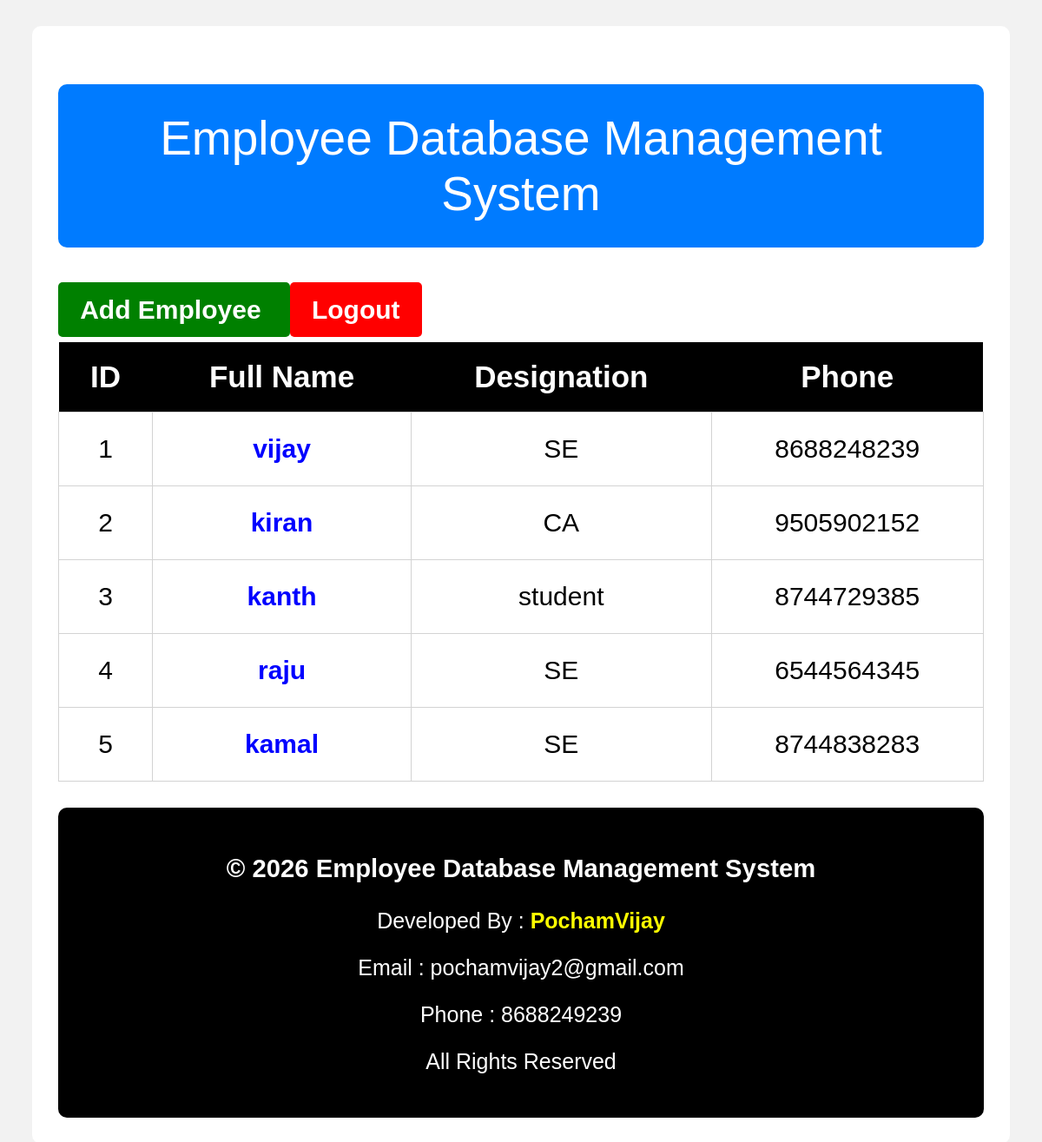
/home/, run on the app's committed database.
### app/models.py (models this page shows, shortened)
class Employee(models.Model):
    fullname = models.CharField(max_length=100)
    designation = models.CharField(max_length=100)
    phone = models.CharField(max_length=20)
    email = models.EmailField()
    address = models.TextField()
    image = models.URLField()

### app/views.py (the view)
# urls.py: 2. Add a URL to urlpatterns:  path('', views.home, name='home')
def home(request):
    employees = Employee.objects.all()
    return render(request,'app/home.html',{'employees':employees})

### app/templates/app/home.html (shortened to what this page needs)
<!DOCTYPE html>
<html>
<head>
</head>
<body>
<div class="container">
    <h1>
        Employee Database Management System
    </h1>
    <br>
    <a href="/add/" class="btn green">
        Add Employee
    </a>
    <a href="/logout/" class="btn red">
        Logout
    </a>
    <table>
        <tr>
            <th>ID</th>
            <th>Full Name</th>
            <th>Designation</th>
            <th>Phone</th>
        </tr>
        {% for employee in employees %}
        <tr>
            <td>
                {{ employee.id }}
            </td>
            <td>
                <a href="/detail/{{employee.id}}/">
                    {{ employee.fullname }}
                </a>
            </td>
            <td>
                {{ employee.designation }}
            </td>
            <td>
                {{ employee.phone }}
            </td>
        </tr>
        {% endfor %}
    </table>
    <div class="footer">
        <h3>
            © 2026 Employee Database Management System
        </h3>
        <p>
            Developed By :
            <span>
                PochamVijay
            </span>
        </p>
        <p>
            Email :
            pochamvijay2@gmail.com
        </p>
        <p>
            Phone :
            8688249239
        </p>
        <p>
            All Rights Reserved
        </p>
    </div>
</div>
</body>
</html>

### app/templates/app/home.html (style rules this page uses)
body { background:#f2f2f2; font-family:Arial; }
.container { width:90%; margin:auto; background:white; padding:30px; margin-top:30px; border-radius:10px; }
h1 { background:#007bff; color:white; padding:30px; text-align:center; border-radius:10px; font-size:55px; font-weight:normal; }
.btn { padding:15px 25px; text-decoration:none; color:white; border-radius:5px; font-size:30px; }
.green { background:green; }
.red { background:red; }
table { width:100%; border-collapse:collapse; margin-top:20px; }
table th { background:black; color:white; padding:20px; font-size:35px; }
table td { padding:25px; text-align:center; font-size:30px; border:1px solid lightgray; }
a { text-decoration:none; color:blue; font-weight:bold; }
.footer { background:black; color:white; text-align:center; padding:25px; margin-top:30px; border-radius:10px; font-size:25px; }
.footer span { color:yellow; font-weight:bold; }

### data on the page
Employee: id "1", fullname "vijay", designation "SE", phone "8688248239"
Employee: id "2", fullname "kiran", designation "CA", phone "9505902152"
Employee: id "3", fullname "kanth", designation "student", phone "8744729385"
Employee: id "4", fullname "raju", designation "SE", phone "6544564345"
Employee: id "5", fullname "kamal", designation "SE", phone "8744838283"
